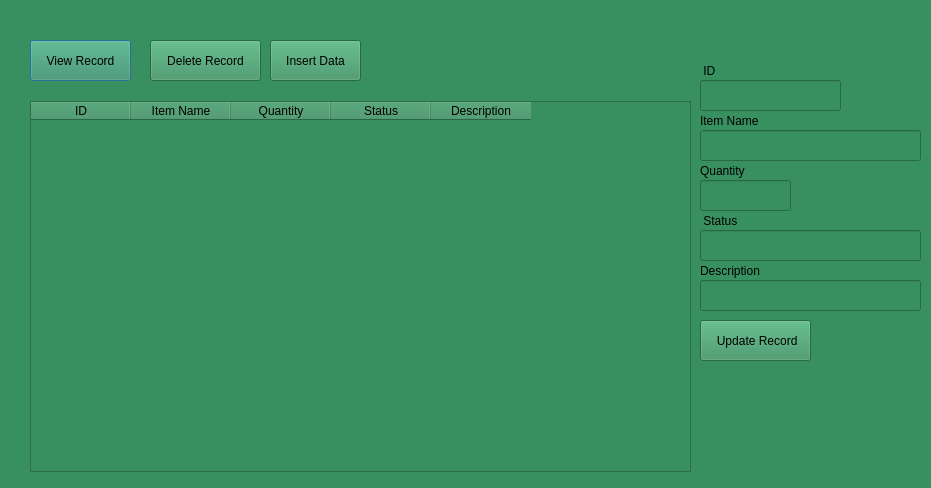
<?xml version="1.0" encoding="UTF-8"?>
<ui version="4.0">
 <class>AddGardenTool</class>
 <widget class="QDialog" name="AddGardenTool">
  <property name="geometry">
   <rect>
    <x>0</x>
    <y>0</y>
    <width>931</width>
    <height>488</height>
   </rect>
  </property>
  <property name="windowTitle">
   <string>The Rose Garden Nursery  System 1.0</string>
  </property>
  <property name="styleSheet">
   <string notr="true"> background-color: rgb(56, 144, 96);</string>
  </property>
  <widget class="QPushButton" name="btn_View_Record">
   <property name="geometry">
    <rect>
     <x>30</x>
     <y>40</y>
     <width>101</width>
     <height>41</height>
    </rect>
   </property>
   <property name="text">
    <string>View Record</string>
   </property>
  </widget>
  <widget class="QPushButton" name="btn_Insert_Record">
   <property name="geometry">
    <rect>
     <x>270</x>
     <y>40</y>
     <width>91</width>
     <height>41</height>
    </rect>
   </property>
   <property name="text">
    <string>Insert Data</string>
   </property>
  </widget>
  <widget class="QPushButton" name="btn_Delete_Record">
   <property name="geometry">
    <rect>
     <x>150</x>
     <y>40</y>
     <width>111</width>
     <height>41</height>
    </rect>
   </property>
   <property name="text">
    <string>Delete Record</string>
   </property>
  </widget>
  <widget class="QPushButton" name="btn_Update_Record">
   <property name="geometry">
    <rect>
     <x>700</x>
     <y>320</y>
     <width>111</width>
     <height>41</height>
    </rect>
   </property>
   <property name="text">
    <string> Update Record</string>
   </property>
  </widget>
  <widget class="QTableWidget" name="tableWidget">
   <property name="geometry">
    <rect>
     <x>30</x>
     <y>101</y>
     <width>661</width>
     <height>371</height>
    </rect>
   </property>
   <column>
    <property name="text">
     <string>ID</string>
    </property>
   </column>
   <column>
    <property name="text">
     <string>Item Name</string>
    </property>
   </column>
   <column>
    <property name="text">
     <string>Quantity</string>
    </property>
   </column>
   <column>
    <property name="text">
     <string>Status</string>
    </property>
   </column>
   <column>
    <property name="text">
     <string>Description</string>
    </property>
   </column>
  </widget>
  <widget class="QLabel" name="Tool_ID">
   <property name="geometry">
    <rect>
     <x>700</x>
     <y>60</y>
     <width>31</width>
     <height>21</height>
    </rect>
   </property>
   <property name="text">
    <string> ID</string>
   </property>
  </widget>
  <widget class="QLabel" name="Item_name">
   <property name="geometry">
    <rect>
     <x>700</x>
     <y>110</y>
     <width>81</width>
     <height>21</height>
    </rect>
   </property>
   <property name="text">
    <string>Item Name</string>
   </property>
  </widget>
  <widget class="QLabel" name="Quantity">
   <property name="geometry">
    <rect>
     <x>700</x>
     <y>160</y>
     <width>71</width>
     <height>21</height>
    </rect>
   </property>
   <property name="text">
    <string>Quantity</string>
   </property>
  </widget>
  <widget class="QLabel" name="Status">
   <property name="geometry">
    <rect>
     <x>700</x>
     <y>210</y>
     <width>71</width>
     <height>21</height>
    </rect>
   </property>
   <property name="text">
    <string> Status</string>
   </property>
  </widget>
  <widget class="QLabel" name="Description">
   <property name="geometry">
    <rect>
     <x>700</x>
     <y>260</y>
     <width>81</width>
     <height>21</height>
    </rect>
   </property>
   <property name="text">
    <string>Description</string>
   </property>
  </widget>
  <widget class="QLineEdit" name="lineEdit_ID">
   <property name="geometry">
    <rect>
     <x>700</x>
     <y>80</y>
     <width>141</width>
     <height>31</height>
    </rect>
   </property>
  </widget>
  <widget class="QLineEdit" name="lineEdit_Item_name">
   <property name="geometry">
    <rect>
     <x>700</x>
     <y>130</y>
     <width>221</width>
     <height>31</height>
    </rect>
   </property>
  </widget>
  <widget class="QLineEdit" name="lineEdit_Quantity">
   <property name="geometry">
    <rect>
     <x>700</x>
     <y>180</y>
     <width>91</width>
     <height>31</height>
    </rect>
   </property>
  </widget>
  <widget class="QLineEdit" name="lineEdit_Status">
   <property name="geometry">
    <rect>
     <x>700</x>
     <y>230</y>
     <width>221</width>
     <height>31</height>
    </rect>
   </property>
  </widget>
  <widget class="QLineEdit" name="lineEdit_Description">
   <property name="geometry">
    <rect>
     <x>700</x>
     <y>280</y>
     <width>221</width>
     <height>31</height>
    </rect>
   </property>
  </widget>
 </widget>
 <resources/>
 <connections/>
</ui>
